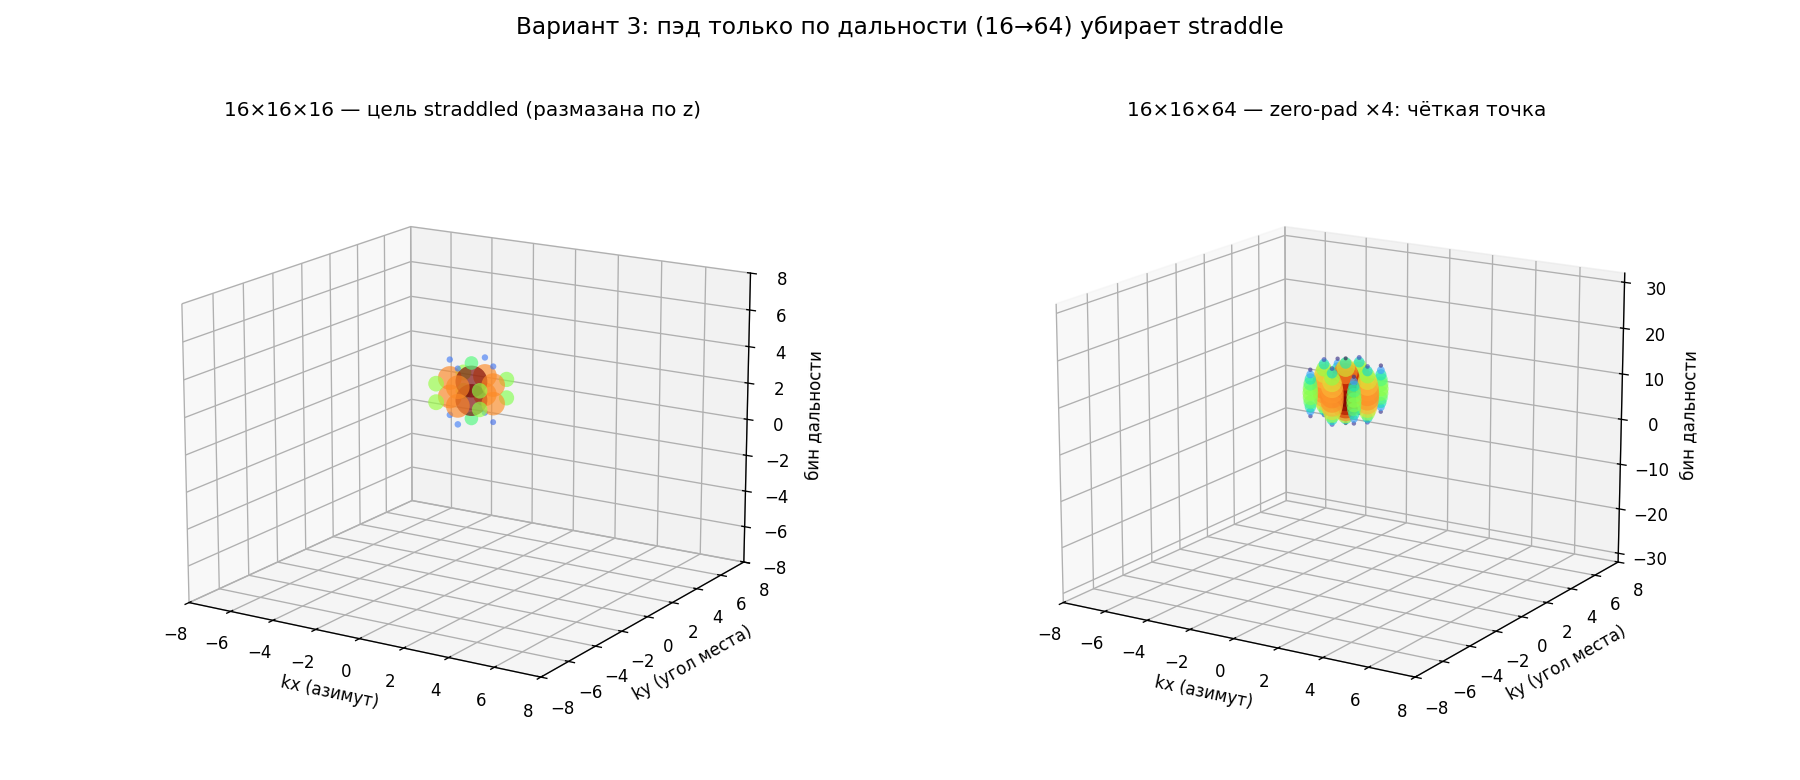

Recreate this plot in Python.
import numpy as np
import matplotlib
matplotlib.use("Agg")
import matplotlib.pyplot as plt

rng = np.random.default_rng(7)
AX = AY = 16; Lr = 16             # реальные отсчёты: 16x16x16

b = 2.5                           # дальностный тон МЕЖДУ бинами (straddle)
ft = np.exp(1j*2*np.pi*(b/Lr)*np.arange(Lr))     # дерампнутая цель на нормали

def block():
    coh = np.broadcast_to(ft,(AX,AY,Lr)).astype(complex)
    th  = np.sqrt(0.02/2)*(rng.standard_normal((AX,AY,Lr))+1j*rng.standard_normal((AX,AY,Lr)))
    blk = coh + th
    wx,wy,wf = np.hanning(AX),np.hanning(AY),np.hanning(Lr)   # окна на РЕАЛЬНЫЕ 16
    return blk*wx[:,None,None]*wy[None,:,None]*wf[None,None,:]

def cube_fft(Lz):                 # Lz: длина БПФ по дальности (16 = без пэда, 64 = zero-pad x4)
    C = np.fft.fftshift(np.fft.fftn(block(), s=(AX,AY,Lz)))
    m = 20*np.log10(np.abs(C)+1e-9); m -= m.max()
    return m

def scatter(ax, m, Lz, title):
    kx = np.arange(-AX//2,AX//2); ky = np.arange(-AY//2,AY//2); fz = np.arange(-Lz//2,Lz//2)
    KX,KY,FZ = np.meshgrid(kx,ky,fz,indexing="ij")
    v = m.ravel(); sel = v > -20; vv = v[sel]
    p = ax.scatter(KX.ravel()[sel],KY.ravel()[sel],FZ.ravel()[sel],
                   c=vv,s=(vv+20)**2*0.9+6,cmap="turbo",vmin=-20,vmax=0,
                   alpha=0.65,edgecolors="none")
    ax.set_title(title,fontsize=12,pad=8)
    ax.set_xlabel("kx (азимут)"); ax.set_ylabel("ky (угол места)"); ax.set_zlabel("бин дальности")
    ax.set_xlim(-8,8); ax.set_ylim(-8,8); ax.set_zlim(-Lz//2,Lz//2)
    ax.view_init(16,-58)
    return p

fig = plt.figure(figsize=(15,6.5))
ax1 = fig.add_subplot(1,2,1,projection="3d")
scatter(ax1, cube_fft(16), 16, "16×16×16 — цель straddled (размазана по z)")
ax2 = fig.add_subplot(1,2,2,projection="3d")
p = scatter(ax2, cube_fft(64), 64, "16×16×64 — zero-pad ×4: чёткая точка")
fig.suptitle("Вариант 3: пэд только по дальности (16→64) убирает straddle", fontsize=14)
fig.tight_layout(rect=[0,0,1,0.95])
fig.savefig("/home/claude/cube_64.png", dpi=120); plt.close(fig)
print("ok")
